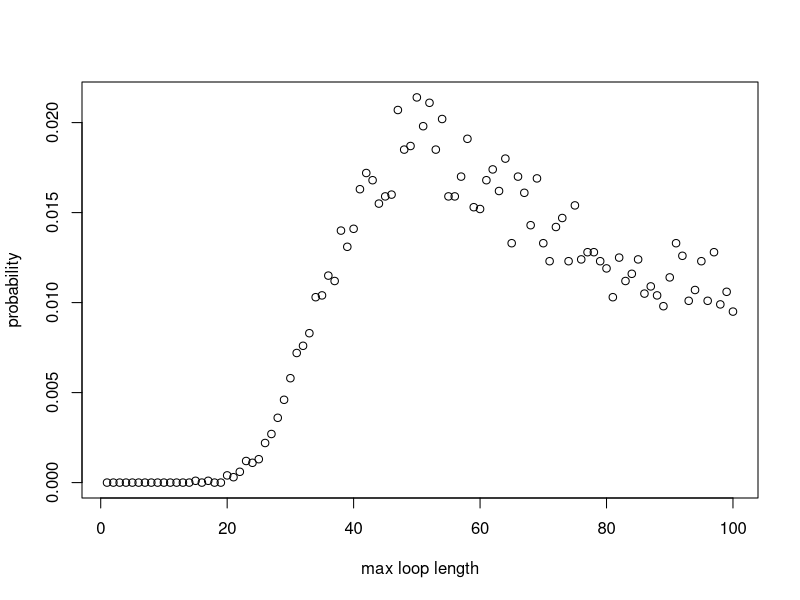

The R script that drew this image:
#### Team Members:
# Fatima Kasenally (S2443602); Wenqi Ni (s1792412); Cameron Allan (S1748084)

#### address of github repo:
#https://github.com/niwq15/SP-Group-7-A2


#### Contributions

# Functions we each made versions of:
# Cameron - Strategy3, Pone, 
# Wenqi - Strategy1, Strategy2, Strategy3, Pone, Pall, dloop 
# Fatima - Strategy2, Pone, Pall, dloop 

# each of us should add more here. we can say what we have done, involving different versions of functions above

# Wenqi created the final versions of the functions Strategy 1, Strategy 2, Pone, 
# and the probability of no loop longer than 50 in a random reshuffling of cards to boxes
# 


# Cameron added if statement to speed up the Pall function


# Other Tasks: (correct your own)
# Cameron - optimising stuff and array stuff
# Wenqi - Q3 - Q6 stuff 
# Fatima - Q3 - Q6 stuff 




#### Overview 
# This file holds the self-contained code to use stochastic simulation to study a generalised version of the famous '100 Prisoners Problem' 
# The problem is defined as follows: 
# Consider a prison containing 2n prisoners, each with a unique identification number ranging from 1 to 2n. 
# The prison has a room with 2n boxes, each uniquely numbered from 1 to 2n and each containing a single card. 
# These cards are each labelled with a unique number between 1 and 2n. 
# Each prisoner is allowed to open n boxes to find the card with their number.
# If all 2n prisoners successfully find their cards then they all go free. 
# After their turn,the prisoners are not allowed to communicate any new information from the boxes 
# to prisoners who have yet to take their turn.
# The room is returned to its original state after each prisoner’s go. 

# Firstly, we will show 3 strategies for the prisoners, then create a 'Pone' function to estimate 
# the probability of a single prisoner successfully finding their number, then use a 'Pall' function to 
# calculate the probability of all the prisoners finding their numbers. 
# Based on the results of the individual and joint success probabilities using different strategies, 
# we will give some comments about which strategy has the highest success probabilities for 
# both individuals and the collective. 

## Each function expressing the different strategies for opening boxes to find cards will require the same 
## input parameters : n,k,cards_num. Where n parameterises the 2n number of boxes, prisoner and cards in our problem.
## k is the prisoner's number and cards_num represents the random orders of cards placed in boxes. 
## [As the boxes and cards comfiguration must remain the same between prisoner trials it cannot
## be defined within the function and must be called on and externally defined.] ?
## Uniform input parameters allows the implemented strategy to be variable in each simulation as each strategy 
## function is interchangable. This is required by functions 'Pone' and 'Pall'


## Strategy 1:
## Each prisoner with their number 'b' starts at the p-th box whose number on the card is k
## If k is not equal to b, then the prisoner goes to box number k and opens it
## The process will be repeated until they have either found the card with number p or opened n boxes without finding it

## Prisoner 'k' uses Strategy 1 to find their number amoungst '2n' boxes 'cards_num'
## where 'cards_num' is a order of card numbers
Strategy1 <- function(n,k,cards_num) {
  #create an empty vector to store card numbers as they are read
  cards_picked <- rep(0, n) # the prisoner can read at most n cards
  cards_picked[1] <- cards_num[k] # start at the box with his number (k) on it 
  #for each of the remaining steps, first check if he has found his card number
  #if so, he will stop; if not, he will continue to read cards
  for (b in 2:n) {
    if (cards_picked[b-1] == k) {#if the prisoner k has found his number
      return(TRUE) #yes the prisoner has successfully found his card
      break # stop here and the prisoner will not open other boxes
    } else {#otherwise prisoner will open another box with the number of the last card
      cards_picked[b] <- cards_num[cards_picked[b-1]]
    }
  }
  #check whether he finds his number in the final step
  if (cards_picked[n] != k) { #if the final number is not his number
    return(FALSE) #prisoner has failed to find his card
  } else {#if the final number is equal to his number
    return(TRUE) #prisoner has successfully found his card
  }
}



## Strategy 2:
## This strategy follows an identicle procedure to strategy 1, except that the starting box is randombly selected
## The prisoner uses the card number in each box to pick his next box to open.
## The prisoner can open at most n boxes in order to find the card with their number on it

## Prisoner 'k' uses Strategy 2 to find their number amoungst '2n' boxes 'cards_num'
Strategy2 <- function(n,k,cards_num) {
  #create an empty vector to store card numbers that have been read
  cards_picked <- rep(0, n) # the prisoner can read at most n cards
  cards_picked[1] <- sample(cards_num,1)# start at a randomly selected box 
  #for each of the remaining steps, firstly check whether he has found him number card
  #if so, he will stop; if not, he will continue to read cards
  for (b in 2:n) {
    if (cards_picked[b-1] == k) {#if the prisoner k has found his number
      return(TRUE)
      break #stop here and the prisoner will not open other boxes
    } else {#otherwise prisoner will open the box with number k
      cards_picked[b] <- cards_num[cards_picked[b-1]]
    }
  }
  #check whether he finds his number in the final step
  if (cards_picked[n] != k) { #if the final number is not his number
    return(FALSE)
  } else {#if the final number is equal to his number
    return(TRUE)
  }
} #The function reutrns TRUE/FALSE expressing that the prisoner has FOUND/FAILED TO FIND his card 

## In Strategy 1 and Strategy 2, we use the idea that once prionsers find their numbers, they will stop
## We use 'break' to save the running time
## In Strategy 3, we show another idea of selecting n card numbers and then checking whether k is inside

## Strategy 3:
## In this strategy the prisoner opens n boxes at random, without replacement (check !!)
## The prisoner will open n different boxes

## Prisoner 'k' uses Strategy 3 to find their number amoungst '2n' boxes 'cards_num'
Strategy3 <- function(n,k,cards_num){ 
  cards_picked <- sample(cards_num,n,replace=FALSE) # Randomly select n boxes from cards_num to open
  any(k == cards_picked) # check whether the prisoner's number appears in the selected card_num
} # End function



## 'Pone' is a function which estimates the probability of a prisoner,k, successfully finding their card number (k)
## within the n tries amoungst 2n boxes (cards_num) in nreps simulated trials, using any one of the available strategies encoded above

Pone <- function(n,k,strategy,nreps) {
  # create an empty vector to store the outsome of each simulation as 1/0 = Success/ Failure to find his card
  success <- rep(0, nreps)
  for (i in 1:nreps) {
    # simulate the random order of card numbers
    cards_num <- sample(1:(2*n), 2*n, replace=FALSE)
    success[i] <- strategy(n,k,cards_num)
  }
  # return the frequentist probability of success as: 
  # total number of simulated successes / total number of simulations
  return(sum(success)/nreps)
}

## 'Pall' is a function to find the probability of all the 2n prisoners finding their cards in a single simulation
## and thus being able to escape. All prisoners must use the same strategy and the probability 
## is calculated by analysing the results from nreps simulated trials 

Pall <- function(n,strategy,nreps) {
  #create a vector to record the result of each simulation with default values of 1s
  num_success <- rep(1,nreps)
  for (i in 1:nreps) {#for each simulation
    #generate a random order of card numbers
    cards_num <- sample(1:(2*n), 2*n, replace=FALSE)
    #use the strategies to calculate whether each prisoner can find their correct number within n times
    for (k in 1:(2*n)) {
      result <- strategy(n,k,cards_num) # save the result of strategy for the k-th prisoner
      num_success[i] <- num_success[i] * result # if result is 1 keep 1 in the vector. If 0 change to 0.
      if (result == 0){ # stop if any prisoner does not escape, this cuts down simulation run-time
        break
      }
    }
  }
  # return the frequentist probability as: total number of simulated successes / total number of simulated trials
  return(sum(num_success)/nreps)
}

### Sample Results ###

### individual prisoner probabilities: 
### Pone takes args: n,k,strategy,nreps

Pone(5,5,Strategy1,10000)
Pone(50,50,Strategy1,10000)
# one prisoner & strategy 1: prob success ~ 50%  (for all n)

Pone(5,5,Strategy2,10000)
Pone(50,50,Strategy2,10000)
# one prisoner & strategy 2: prob success ~40%  (n=5) ~37%  (n>50)

Pone(5,5,Strategy3,10000)
Pone(50,50,Strategy3,10000)
# one prisoner & strategy 3: prob success ~50%  (for all n)

### joint probabilities for all prisoners as a collective:  
### Pall takes args: n,strategy,nreps


Pall(5,Strategy1,10000)
Pall(50,Strategy1,10000)
#10 prisoners & strategy 1: prob success ~35% (n=5)
#100 prisoners & strategy 1: prob success ~30% (n=50)

Pall(5,Strategy2,10000)
Pall(50,Strategy2,10000)
#10 prisoners & strategy 2: prob success ~0.01%  (n=5)
#100 prisoners & strategy 2: prob success ~0% (smaller than precision)  (n=50)

Pall(5,Strategy3,10000)
Pall(50,Strategy3,10000)
#10 prisoners & strategy 3: prob success ~1%  (n=5)
#100 prisoners & strategy 3: prob success ~0% (smaller than precision) (n=50)


## While stategies 1 and 3 are distinc, strategy 2 shares aspects with both of them 
## yet has distinct marginal and joint probabilities 

## Strategy 3's results are as expected. The probability of finding his card in a box is 1/2n
## therefore if he opens n boxes at random the probability of finding his card is n/2n i.e. 50%
## For 2n prisoners simultaneously finding their cards in a simulation we multiply the independent 
## marginal probabilities to produce a joint probability of (0.5)^(2n), which tends to 0 as n increases. 

## Strategy 1 uses an algorithm to select cards. For a single prisoner the marginal probability of success 
## is still 50%, and therefore does not improve on the random selection method of strategy 3. However, the 
## joint probability of success is significantly higher than that of strategy 3 - demonstrating that there is 
## something intelligent in the strategy's design. The reason for the higher probability of joint success is 
## in the distribution of maximum loop lengths amoungst the boxes and cards. The cycle of box and card numbers
## must eventually return the prisoner to open a box with his card number inside if he is allowed to open as
## many boxes as he wants, as the numbers used are continuous (integers) and finite. The only limitation to the 
## strategy is if the loop length is longer than n, the number of boxes the prisoner is allowed to open. Therefore,
## the probability of success is dependent of the probability distribution of loop lengths amoungst the boxes. 
## and the joint probability of success will be equal to the cumulative probability of the maximum loop length 
## being less than n, which we have determined to be approximately 30%


## Strategy 2 has a lower marginal probability for success than the others, and a joint probability close to 0. 
## Strategy 2 takes the worst aspects from both strategies 1 and 3. The fist box is selected at random, then the 
## prisoner is stuck looping through boxes that may or may not have his card in it. The marginal probability is 
## lower than 50% because in order to succeed not only must the prisoner select the correct loop with his card in it
## at random, the loop he picks must also be shorter than n. Our results show that meeting both these conditions at 
## once has a probability of 37-40% (varies with n). The joint probability tends to 0 for the same reason as strategy 3.
## Each of the 2n prisoners must independently select the correct loop with their number at random, this has a 
## probability (p) less than 1, therefore p^(2n) (the prob of all prisoners selecting the correct loop)
## tends to 0 as n increases, this is without including the additional requirement of the loop length also being less
## than n. 



#Calculate the probability of loop lengths 
dloop <- function(n, nreps) {
  each_loop_lengths <- c() #list to store the loop lengths generated by all simulations
  max_loop_lengths <- c()
  
  for (i in 1:nreps){ 
    #simulate the boxes nreps times 
    boxes <- sample(1 : (2*n), 2*n , replace=FALSE) 
    unopened_boxes <- 1:(2*n)
    
    #store the unique loop lengths generated from each simulation 
    new_loop_lengths <- c()
    
    #scan for loops, (while more than 2 boxes are still closed, indexing breaks down for smaller loops)
    while (length(unopened_boxes) > 2 ){
      #pick the smallest number unopened box and store the value of the card inside 
      cards_picked <- boxes[unopened_boxes[1]]
      
      #pick your next box according to your last card and scan each closed loop
      for (b in 2:length(unopened_boxes)){ #max loop length is the number of closed boxes
        cards_picked <- c(cards_picked, boxes[cards_picked[b-1]])
      }#end for 
      
      #add your new loop length to your list
      new_loop_lengths <- c(new_loop_lengths, length(unique(cards_picked))) 
      
      #remove the boxes opened 
      unopened_boxes <- setdiff(unopened_boxes,unique(cards_picked))
    } #end while 
    
    
    each_loop_lengths <- c(each_loop_lengths, unique(new_loop_lengths))
    max_loop_lengths <- c(max_loop_lengths, max(new_loop_lengths))
    
    
  } #end for 
  
  #probability vector for the occurrence of each maximum loop length 
  prob_vec_ymax <- tabulate(max_loop_lengths)/nreps
  x_axis <- 1:length(prob_vec_ymax)
  #prints a plot for probailities of maximum loop lengths
  plot(x_axis, prob_vec_ymax, xlab = "max loop length", ylab = "probability")
  
  #find the probability of max loop length is less than n
  prob_less_n_loop = sum(prob_vec_ymax[1:n])
  cat("\n","prob your max loop has a length less than n",   prob_less_n_loop, "\n")
  
  
  #probability vector for the occurrence of each type of loop length 
  prob_vec_y <- tabulate(each_loop_lengths)/nreps
  cat("your probability vector for producing at least one loop of length i: \n", prob_vec_y)
  return(prob_vec_y)
}#end function


dist <- dloop(50, 10000)
## The probability of no loop longer than 50 = 
## 1 - the probability that there exists loop length larger than 50 = 
## 1 - the sum of the probability that there exists loop length from 51 to 100
1 - sum(dist[51:100])

## Visualise the probabilities sensibly
